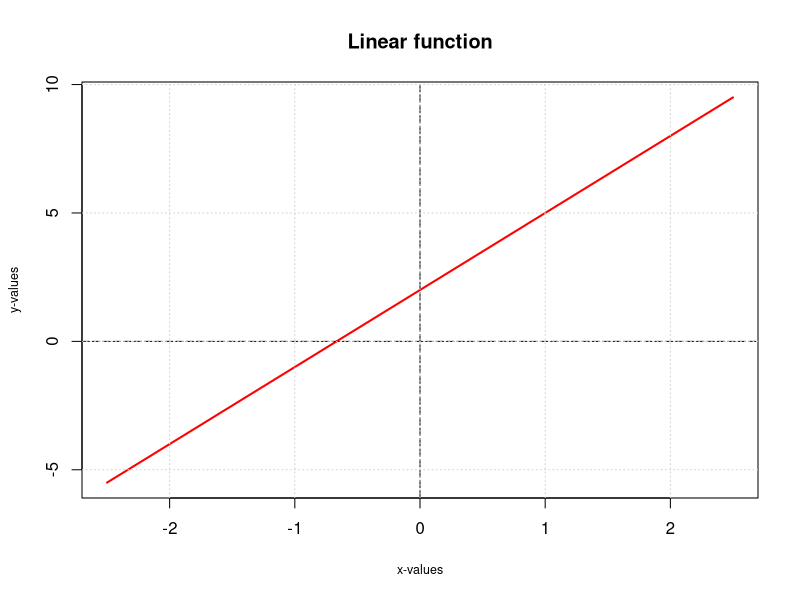
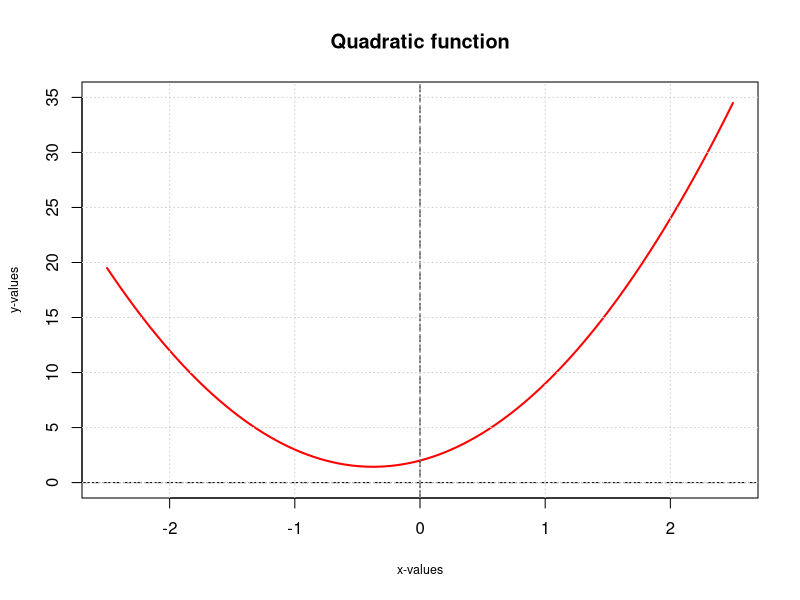
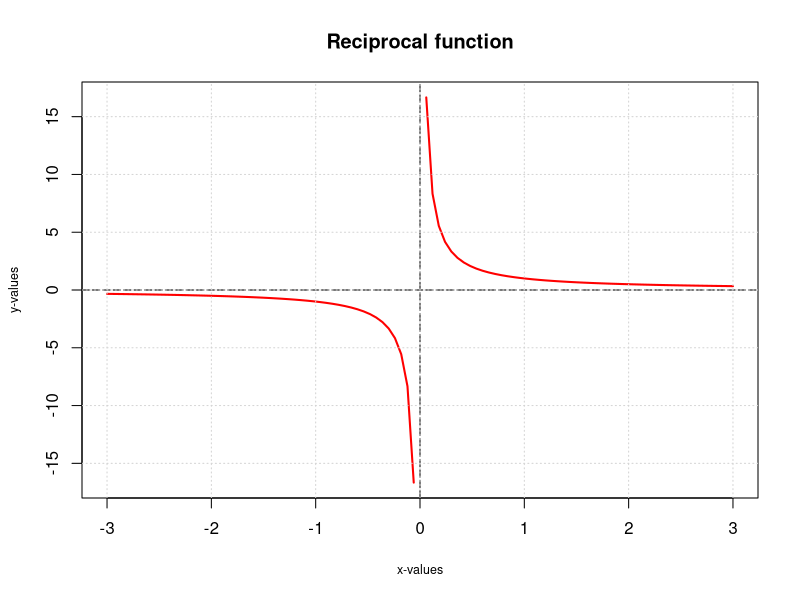
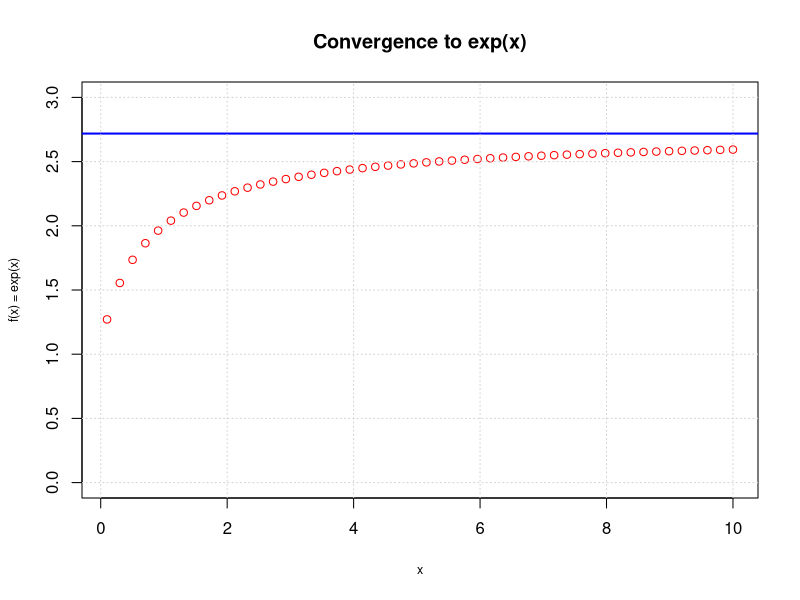
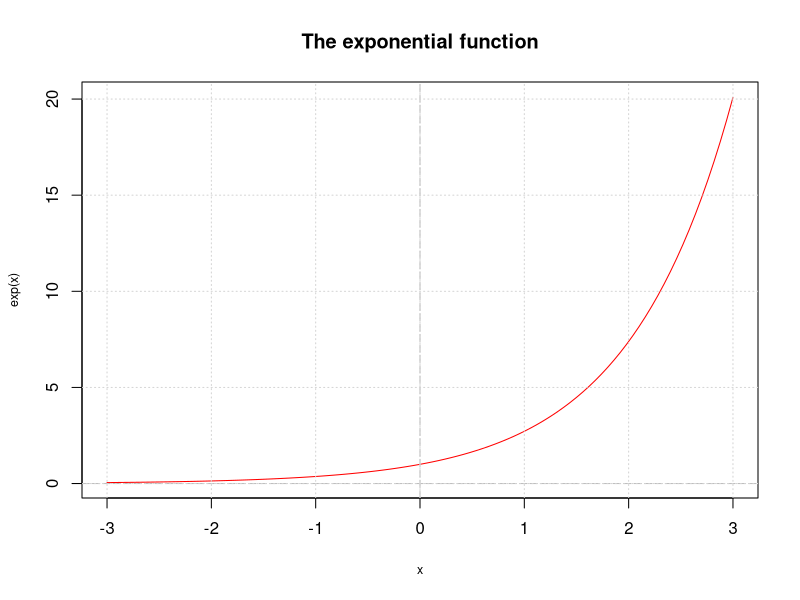
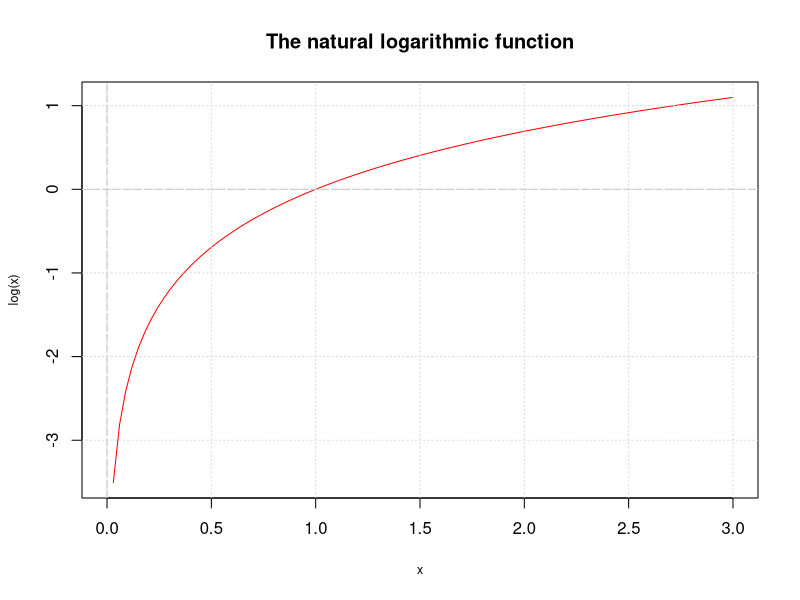
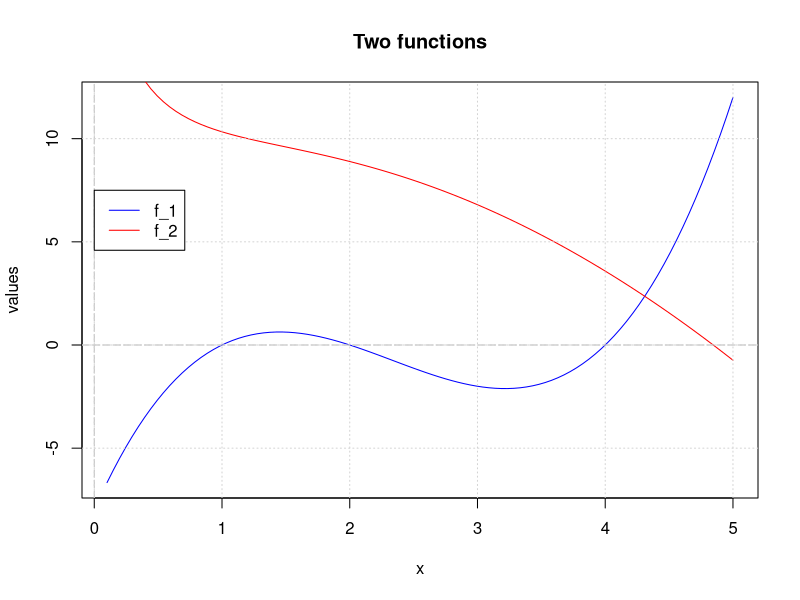
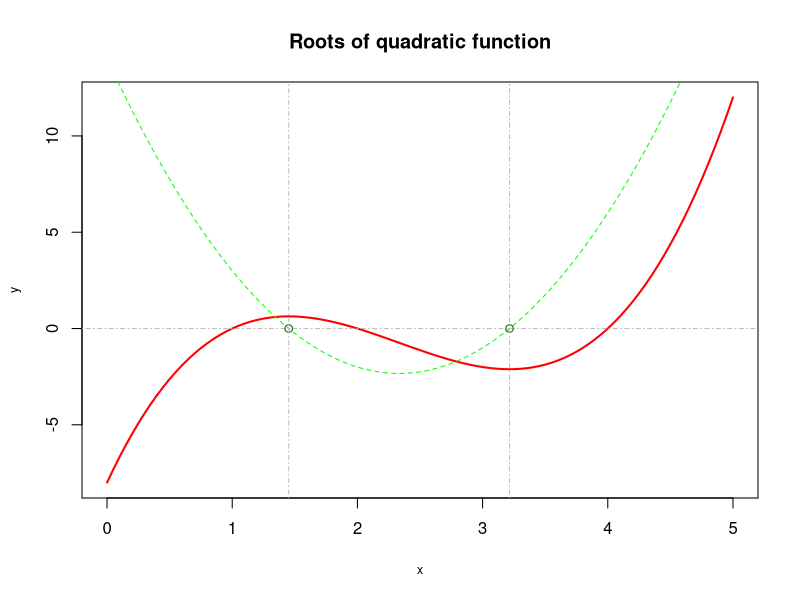

These figures' R source, in order: (Note: this script raises an error after producing the figures.)
#Functions and graphs from chapter 1
#Fig.I.1.1 - linear funcion
f_x <- function(x){
  3 * x + 2
}
curve(f_x, -2.5, 2.5, 
      col = "red", 
      type = "l", 
      lwd = 2, 
      main = "Linear function", 
      xlab = "x-values", ylab = "y-values", cex.lab = 0.75)
abline(h = 0, v = 0, lty = 5, col = "black")
grid()

#Fig.I.1.2 - quadratic funcion
f_x <- function(x){
  4 * x ^ 2 + 3 * x + 2
}
curve(f_x, -2.5, 2.5,
      col = "red", 
      type = "l", 
      lwd = 2, 
      main = "Quadratic function", 
      xlab = "x-values", ylab = "y-values", cex.lab = 0.75,
      ylim = c(0, 35))
abline(h = 0, v = 0, lty = 5, col = "black")
grid()

#Fig.I.1.3 - reciprocal function
f_x <- function(x){
  1 / x
}
curve(f_x, -3, 3,
      col = "red", 
      type = "l", 
      lwd = 2, 
      main = "Reciprocal function", 
      xlab = "x-values", ylab = "y-values", cex.lab = 0.75)
abline(h = 0, v = 0, lty = 5, col = "black")
grid()

#Convergence to e
x <- seq(0.1, 10, len = 50)
conv.exp <- function(x){
  (1 + 1 / x) ^ x
}
plot(x, conv.exp(x), type = "p", col = "red", 
     main = "Convergence to exp(x)",
     xlab = "x", ylab = "f(x) = exp(x)",
     ylim = c(0, 3),
     cex.lab = 0.75
)
abline(h = exp(1), col = "blue", lwd = 2)
grid()

#Fig.I.1.5 - The exponential function
curve(exp, -3, 3,
      main = "The exponential function",
      cex.lab = 0.75, col = "red")
abline(h = 0, v = 0, col = "grey", lty = 5)
grid()

#Fig.I.1.6 - The natural logarithm
curve(log, 0, 3,
      main = "The natural logarithmic function",
      cex.lab = 0.75, col = "red")
abline(h = 0, v = 0, col = "grey", lty = 5)
grid()

#Fig.I.1.8 - Two functions
f_1 <- function(x) {
  x^3 - 7*x^2 + 14*x - 8
}
f_2 <- function(x) {
  10 - 0.5*(x^2) + sqrt(log(1+x^2)) - 4*log(x)/exp(x)
}
curve(f_1, 0.1, 5, col = "blue", 
      main = "Two functions", ylab = "values")
curve(f_2, 0.1, 5, col = "red", add = TRUE)
abline(h = 0, v = 0, lty = 5, col = "grey")
grid()
leg.txt <- c("f_1", "f_2")
legend(0, 7.5, leg.txt, lty = 1, col = c("blue","red"))

#Sec.I.1.3.4 - Stationary points
#define the initial funtion
initF <- function(x){
  x^3 - 7*x^2 + 14*x - 8
}
#calculate (define) the derivative of the initial function
deriv <- function(x){
  3*x^2 - 14*x + 14
}
#plotting procedures
curve(initF, 0, 5,
      main = "Roots of quadratic function", xlab = "x", ylab = "y",
      col = "red", lwd = 2,
      cex.lab = 0.75)
curve(deriv, add = TRUE, col = "green", lty = 2)
abline(h = 0, col = "grey", lty = 4)
#calculate the roots of the derivate (stationary points)
root_1 <- uniroot(deriv, c(0, 3))$root
root_2 <- uniroot(deriv, c(3, 4))$root
points(root_1, 0, col = "dark green")
points(root_2, 0, col = "dark green")
abline(v = root_1, lwd = 1, lty = 4, col = "grey")
abline(v = root_2, lwd = 1, lty = 4, col = "grey")

#Sec.I.1.3.4 - Stationary points
#define the initial funtion
initF <- function(x){
  x^2*log(x)
}
#calculate (define) the derivative of the initial function
fstDeriv <- function(x){
  2*x*log(x) + x
}
sndDeriv <- function(x){
  2*log(x) + 3
}
#plotting procedures
curve(initF, 0, 1.5,
      main = "Finding saddle points", xlab = "x", ylab = "y",
      ylim = c(-1, 1),
      col = "red", lwd = 2,
      cex.lab = 0.75)
curve(fstDeriv, add = TRUE, col = "dark green", lty = 2)
curve(sndDeriv, add = TRUE, col = "green", lty = 2)
abline(h = 0, col = "grey", lty = 4)
#calculate the roots of the derivate (stationary points)
root_1 <- uniroot(deriv, c(0.2, 1))$root
root_2 <- uniroot(deriv, c(3, 4))$root
points(root_1, 0, col = "dark green")
points(root_2, 0, col = "dark green")
abline(v = root_1, lwd = 1, lty = 4, col = "grey")
abline(v = root_2, lwd = 1, lty = 4, col = "grey")

#Sec.I.1.3.5 - Integration (Fig. I.1.9)
f_1 <- function(x) {
  2*x + x^2 
}
curve(f_1, 0, 5,
      main = "The definite integral",
      xlab = "x", ylab = "f(x)",
      cex.lab = 0.75)
grid()
x.rng <- c(2, seq(2,4, len = 100), 4)
y.rng <- c(0, f_1(seq(2,4,len = 100)), 0)
polygon(x.rng, y.rng, col = "grey", border = "grey")
